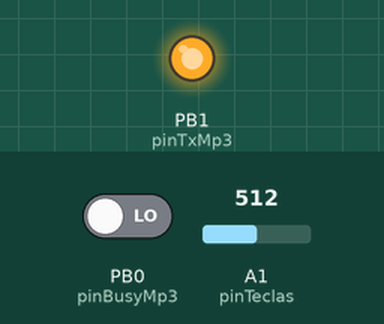
A sketch run on a simulated ATtiny85, built with avr-gcc and run on an emulated ATtiny85. Parts: output pins drawn as LEDs (lit = HIGH). Inputs (shaded band) come from the test bench; at power-on: PB0 (pinBusyMp3) LOW, A1 (pinTeclas) = 512.

Above: at 2.3 s.
Timing chart, 0 to 3.8 s (numbered marks = the images above):
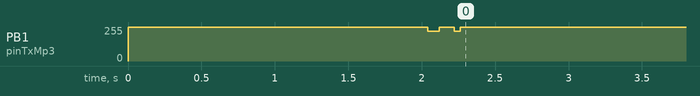

Measured:
- by itself, PB1 (pinTxMp3): 255/255 → 224/255 at 2.0 s, → 255/255 0.08 s later

The sketch:

EfeitosSonoros.ino
```cpp
/*
 * Efeitos Sonoros - Toca arquivo MP3 conforme botão apertado
 *
 * Daniel Quadros - 02/06/18
 * https://dqsoft.blogspot.com
 */

#include "EfeitosSonoros.h"

MiniSerial serial(pinTxMp3);
static TecAnalogico teclado(pinTeclas);
static MP3 mp3(pinBusyMp3);

// iniciacao
void setup() {
  delay(2000);
  mp3.init();
}

// laco principal
void loop() {
  uint8_t tecla;

  tecla = teclado.LeTecla();
  if (tecla != SEM_TECLA)
  {
    mp3.toca(tecla);
    mp3.espera();
    while (teclado.LeTecla() != SEM_TECLA)
    {
      delay(10);
    }
  }
}
```

EfeitosSonoros.h
```cpp
/*
 * Efeitos Sonoros - Toca arquivo MP3 conforme botão apertado
 *
 * Daniel Quadros - 02/06/18
 * https://dqsoft.blogspot.com
 */

// Conexões
const int pinTxMp3 = 1;
const int pinBusyMp3 = 0;
const int pinTeclas = A1;

// Módulo MP3
class MP3
{
  private:
    uint8_t pinBusy;
    uint8_t bufCmd[10];
    void enviaCmd(uint8_t cmd, uint16_t param);

  public:
    MP3(uint8_t pin);
    void init(void);
    void toca(int faixa);
    void espera(void);
};

// Teclado
const uint8_t SEM_TECLA = 0;
class TecAnalogico
{
  private:
    int pinTec;
    uint8_t ultimaTecla;
    int leitura[4];
    int pos;
    int ultimaLeitura;
    unsigned long tempoLeitura;

  public:
    TecAnalogico(int pin);
    uint8_t LeTecla();
};


// Mini Serial
class MiniSerial
{
  private:
    uint8_t _transmitBitMask;
    volatile uint8_t *_transmitPortRegister;
    void inline tx_pin_write(uint8_t pin_state);
    void setTX(uint8_t transmitPin);
    static inline void tunedDelay(uint16_t delay);

  public:
    MiniSerial(uint8_t transmitPin);
    void write(uint8_t byte);
};
extern MiniSerial serial;
```

MP3.cpp
```cpp
/*
 * Tratamento simplificado do módulo DFPlayer
 *
 * Daniel Quadros - 02/06/18
 * https://dqsoft.blogspot.com
 */

#include <arduino.h>
#include "EfeitosSonoros.h"

// Parâmetros de configuração
static const uint16_t volume = 30;      // 0 a 48
static const uint16_t equalizacao = 1;  // 0=normal, 1=pop, 2=rock, 3=jazz
                                        // 4=classic, 5=bass

// Construtor
MP3::MP3(uint8_t pin)
{
  // prepara o buffer de envio de comand com os valores fixos
  bufCmd[0] = 0x7E;  // marca do inicio
  bufCmd[1] = 0xFF;  // versão do protocolo
  bufCmd[2] = 6;     // tamanho dos dados
  bufCmd[4] = 0;     // não queremos resposta
  bufCmd[9] = 0xEF;  // marca do fim
  // pino para detectar fim da musica
  pinBusy = pin;
  pinMode(pinBusy, INPUT);
}

// Iniciação
void MP3::init()
{
  // configura o módulo
  enviaCmd(0x06, volume);
  delay(30);
  enviaCmd(0x07, equalizacao);
  delay(30);
}

// Inicia uma faixa
void MP3::toca(int faixa)
{
  // envia o comando
  enviaCmd(0x12, faixa);

  // aguarda começar a tocar
  long timeout = millis()+2000; // 2 segundos de timeout
  while ((digitalRead(pinBusy) == HIGH) && (millis() < timeout))
  {
    delay(10);
  }
}

// Espera acabar de tocar
void MP3::espera()
{
  while (digitalRead(pinBusy) == LOW)
  {
     delay(10);
  }
}

// Envia comando ao módulo
void MP3::enviaCmd(uint8_t cmd, uint16_t param)
{
  // coloca comando e parametro no buffer
  bufCmd[3] = cmd;
  bufCmd[5] = param >> 8;
  bufCmd[6] = param & 0xFF;

  // calcula o checksum e coloca no buffer
  uint16_t check = 0;
  for (int i = 1; i < 7; i++)
  {
    check += bufCmd[i];
  }
  check = -check;
  bufCmd[7] = check >> 8;
  bufCmd[8] = check & 0xFF;

  // transmite o buffer
  for (int i = 0; i < 10; i++)
  {
    serial.write(bufCmd[i]);
  }
}
```

MiniSerial.cpp
```cpp
/*
 * MiniSerial - versão simplificada de Digispark SoftSerial
 * https://github.com/digistump/DigistumpArduino/blob/master/digistump-avr/libraries/DigisparkSoftSerial/SoftSerial.cpp
 *
 * Somente transmissão a 9600
 *
 * Daniel Quadros - 02/06/18
 * https://dqsoft.blogspot.com
 */

#include <arduino.h>
#include "EfeitosSonoros.h"


// Assume clock de 8MHz, 9600bps
static const unsigned short TX_DELAY =  112;
static const int XMIT_START_ADJUSTMENT = 4;

//
// Métodos privados
//

// Rotina de delay
inline void MiniSerial::tunedDelay(uint16_t delay) {
  uint8_t tmp=0;

  asm volatile("sbiw    %0, 0x01 \n\t"
    "ldi %1, 0xFF \n\t"
    "cpi %A0, 0xFF \n\t"
    "cpc %B0, %1 \n\t"
    "brne .-10 \n\t"
    : "+r" (delay), "+a" (tmp)
    : "0" (delay)
    );
}

// Define o pino de transmissão
void MiniSerial::setTX(uint8_t tx)
{
  pinMode(tx, OUTPUT);
  _transmitBitMask = digitalPinToBitMask(tx);
  uint8_t port = digitalPinToPort(tx);
  _transmitPortRegister = portOutputRegister(port);
  tx_pin_write(HIGH);
}

// Controla o pino de transmissão
inline void MiniSerial::tx_pin_write(uint8_t pin_state)
{
  if (pin_state == LOW)
    *_transmitPortRegister &= ~_transmitBitMask;
  else
    *_transmitPortRegister |= _transmitBitMask;
}


//
// Construtor
//
MiniSerial::MiniSerial(uint8_t transmitPin)
{
  setTX(transmitPin);
}


//
// Métodos Públicos
//

// Transmite um byte
void MiniSerial::write(uint8_t b)
{
  uint8_t oldSREG = SREG;
  cli();  // turn off interrupts for a clean txmit

  // Write the start bit
  tx_pin_write(LOW);
  tunedDelay(TX_DELAY + XMIT_START_ADJUSTMENT);

  // Write each of the 8 bits
  for (byte mask = 0x01; mask; mask <<= 1)
  {
    if (b & mask) // choose bit
      tx_pin_write(HIGH); // send 1
    else
      tx_pin_write(LOW); // send 0

    tunedDelay(TX_DELAY);
  }

  tx_pin_write(HIGH); // restore pin to natural state
  tunedDelay(TX_DELAY);

  SREG = oldSREG; // turn interrupts back on
}
```

TecAnalogico.cpp
```cpp
/*
 * TecAnalogico - Tratamento de teclas ligadas a entrada analogica
 *
 * Tecla    tensão
 * T1       4,55 - 4,68
 * T2       3,84 - 4,13
 * T3       2,50 - 2,98
 * T4       1,24 - 1,62
 * T5       0,65
 * T6       0V
 * nenhuma  5V
 *
 * Daniel Quadros - 02/06/18
 * https://dqsoft.blogspot.com
 */

#include <arduino.h>
#include "EfeitosSonoros.h"

// Converte tensão em leitura do ADC
#define valorADC(v)  ((1024u*v)/50u)

// Tempo em que o valor deve permanecer constante
const int tempoDebounce = 100;  // milisegundos

// Construtor
TecAnalogico::TecAnalogico(int pin)
{
  pinTec = pin;
  ultimaTecla = SEM_TECLA;
  leitura[0] = leitura[1] = leitura[2] = leitura[3] = 1023;
  pos = 0;
  ultimaLeitura = 1023;
}

// Testa se tem tecla apertada
uint8_t TecAnalogico::LeTecla()
{
  // Le a tensão e faz a média
  leitura[pos] = analogRead(pinTec);
  pos = (pos + 1) & 3;
  unsigned valor = (leitura[0] + leitura[1] + leitura[2] + leitura[3])/4;

  // Ignora pequenas oscilações
  unsigned dif;
  if (valor > ultimaLeitura)
    dif = valor - ultimaLeitura;
  else
    dif = ultimaLeitura - valor;
  if (dif >= 5)
  {
    // mudou leitura, aguardar tempo de debounce
    ultimaLeitura = valor;
    tempoLeitura = millis();
  }
  if ((tempoLeitura + tempoDebounce) < millis())
  {
    // passou tempo de debounce, determinar a tecla
    if (valor < valorADC(4))
      ultimaTecla = 6;
    else if (valor < valorADC(10))
      ultimaTecla = 5;
    else if (valor < valorADC(20))
      ultimaTecla = 4;
    else if (valor < valorADC(30))
      ultimaTecla = 3;
    else if (valor < valorADC(40))
      ultimaTecla = 2;
    else if (valor < valorADC(47))
      ultimaTecla = 1;
    else
      ultimaTecla = SEM_TECLA;
  }
  return ultimaTecla;
}
```
